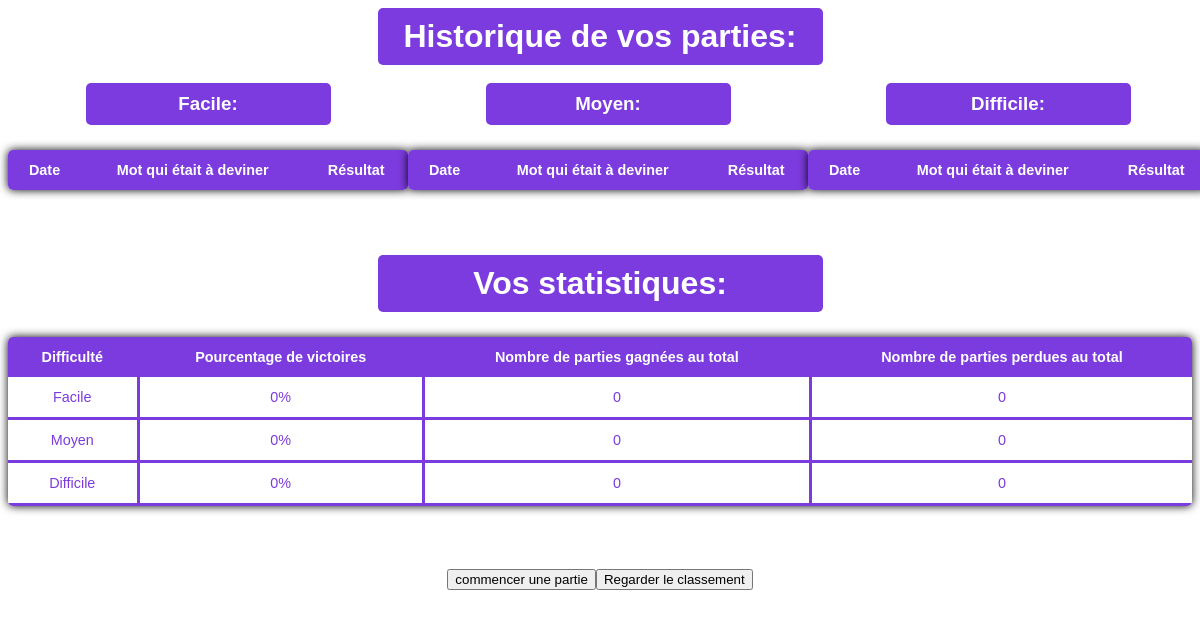
The app's page /historique (signed in), older data.
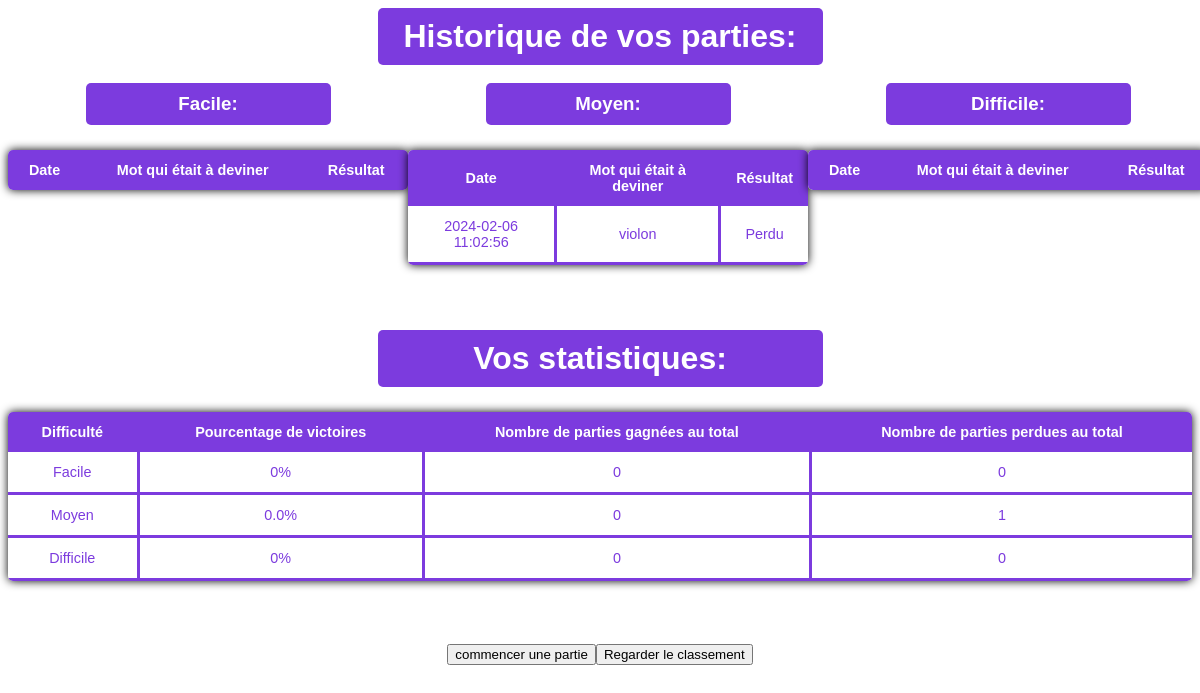
The same page, newer data.
### tables this page shows
CREATE TABLE Partie (
    Partie_Id INTEGER PRIMARY KEY AUTOINCREMENT,
    Date_Du_Jeu DATETIME DEFAULT CURRENT_TIMESTAMP,
    Mot_A_Deviner VARCHAR,
    Gagne_Facile INTEGER DEFAULT 0,
    Perdu_Facile INTEGER DEFAULT 0,
    Gagne_Moyen INTEGER DEFAULT 0,
    Perdu_Moyen INTEGER DEFAULT 0,
    Gagne_Difficile INTEGER DEFAULT 0,
    Perdu_Difficile INTEGER DEFAULT 0,
    Resultat VARCHAR DEFAULT NULL,
    Difficulty VARCHAR DEFAULT NULL,
    User_Id INTEGER,
    FOREIGN KEY(User_Id) REFERENCES User(US_Id)
);

### app.py (the view)
@app.route('/historique')
def historique():
    user_id = session.get('user_id')
    historique_data = get_historique_data(user_id)
    return render_template('historique.html', **historique_data)

### app.py (called while the page is built)
def connect_db():
    db_path = 'Pendu.db'
    print(f"Connecté à la base de données : {db_path}")
    return sqlite3.connect(db_path)

### templates/historique.html (shortened to what this page needs)
<!DOCTYPE html>
<html lang="fr">
<head>
    <link rel="stylesheet" href="/static/style3.css">
</head>
<body>
    <div class="title-container">
        <h1>Historique de vos parties:</h1>
    </div>
    <br>
    <div class="table-container">
        <div class="table-section difficulty-section">
            <div class="section-text">
                <h3>Facile:</h3>
            </div>
            <table class="content-table">
                <thead>
                    <tr>
                        <th>Date</th>
                        <th>Mot qui était à deviner</th>
                        <th>Résultat</th>
                    </tr>
                </thead>
            </table>
        </div>
        <div class="table-section difficulty-section">
            <div class="section-text">
                <h3>Moyen:</h3>
            </div>
            <table class="content-table">
                <thead>
                    <tr>
                        <th>Date</th>
                        <th>Mot qui était à deviner</th>
                        <th>Résultat</th>
                    </tr>
                </thead>
                <tbody>
                    {% for game in game_history_moyen %}
                    <tr>
                        <td>{{ game[0] }}</td>
                        <td>{{ game[1] }}</td>
                        <td>{{ game[2] }}</td>
                    </tr>
                    {% endfor %}
                </tbody>
            </table>
        </div>
        <div class="table-section difficulty-section">
            <div class="section-text">
                <h3>Difficile:</h3>
            </div>
            <table class="content-table">
                <thead>
                    <tr>
                        <th>Date</th>
                        <th>Mot qui était à deviner</th>
                        <th>Résultat</th>
                    </tr>
                </thead>
            </table>
        </div>
    </div>
    <div class="title-container">
        <h1>Vos statistiques:</h1>
    </div>
    <table class="content-table">
        <thead>
            <tr>
                <th>Difficulté</th>
                <th>Pourcentage de victoires</th>
                <th>Nombre de parties gagnées au total</th>
                <th>Nombre de parties perdues au total</th>
            </tr>
        </thead>
        <tbody>
            <tr>
                <td>Facile</td>
                <td>{{ pourcentage_facile }}%</td>
                <td>{{ total_gagne_facile }}</td>
                <td>{{ total_perdu_facile }}</td>
            </tr>
            <tr>
                <td>Moyen</td>
                <td>{{ pourcentage_moyen }}%</td>
                <td>{{ total_gagne_moyen }}</td>
                <td>{{ total_perdu_moyen }}</td>
            </tr>
            <tr>
                <td>Difficile</td>
                <td>{{ pourcentage_difficile }}%</td>
                <td>{{ total_gagne_difficile }}</td>
                <td>{{ total_perdu_difficile }}</td>
            </tr>
        </tbody>
    </table>
    <br>
    <div class="bouton-section">
        <a href="/recommencer_une_partie">
            <input type="button" value="commencer une partie" />
        </a>
        <a href="/classement">
            <input type="button" value="Regarder le classement" />
        </a>
    </div>
</body>
</html>

### static/style3.css (style rules this page uses)
* { font-family: sans-serif; }
h1, h3 { text-align: center; color: #ffffff; }
body { background-color: rgb(255, 255, 255); }
.bouton-section { display: flex; justify-content: center; margin-top: 20px; }
.title-container { background-color: #7c3bde; color: #ffffff; text-align: center; padding: 10px; border-radius: 5px; margin-bottom: 20px; max-width: 425px; margin: 0 auto; }
.title-container h1, .title-container h3 { margin: 0; }
.table-container { display: flex; justify-content: space-around; margin-bottom: 20px; }
.content-table { border-collapse: collapse; margin: 25px 0; font-size: 0.9em; min-width: 400px; overflow: hidden; box-shadow: 0 0 10px #000000; flex-direction: row; justify-content: center; align-items: center; width: 100%; max-width: 1450px; margin: 25px auto; background: #ffffff; border-radius: 5px; }
.content-table thead tr { background-color: #7c3bde; color: #ffffff; text-align: center; font-weight: bold; border-radius: 5px 5px 0 0; }
.content-table th, .content-table td { padding: 12px 15px; border-right: 3px solid #7c3bde; text-align: center; color: #ffffff; }
.content-table tbody tr { border-bottom: 3px solid #7c3bde; color: #ffffff; }
.content-table th:last-child, .content-table td:last-child { border-right: none; }
.content-table tbody tr td { color: #7c3bde; }
.difficulty-section { text-align: center; margin-bottom: 20px; }
.difficulty-section .section-text { background-color: #7c3bde; color: #ffffff; padding: 10px; border-radius: 5px; }
.difficulty-section .section-text h3 { margin: 0; }
.section-text { max-width: 225px; margin: 0 auto; }

Row changes from the older to the newer data that the page shows:
added Partie: Date_Du_Jeu "2024-02-06 11:02:56", Mot_A_Deviner "violon", Resultat "Perdu"
Text that changed along with them:
{{ pourcentage_moyen }}: "0" → "0.0"
{{ total_perdu_moyen }}: "0" → "1"
